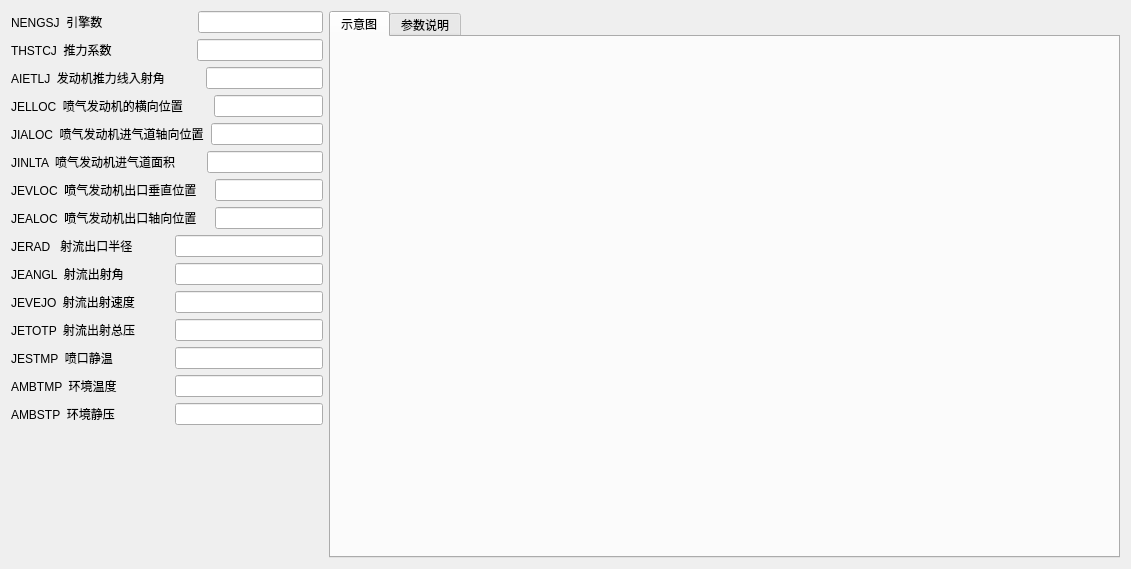
<?xml version="1.0" encoding="UTF-8"?>
<ui version="4.0">
 <class>JETPWR</class>
 <widget class="QWidget" name="JETPWR">
  <property name="geometry">
   <rect>
    <x>0</x>
    <y>0</y>
    <width>1131</width>
    <height>569</height>
   </rect>
  </property>
  <property name="windowTitle">
   <string>喷气功力</string>
  </property>
  <layout class="QHBoxLayout" name="horizontalLayout_16">
   <item>
    <layout class="QVBoxLayout" name="verticalLayout">
     <item>
      <layout class="QHBoxLayout" name="horizontalLayout_2">
       <item>
        <widget class="QLabel" name="label_NENGSJ">
         <property name="text">
          <string>NENGSJ  引擎数</string>
         </property>
        </widget>
       </item>
       <item>
        <spacer name="horizontalSpacer_2">
         <property name="orientation">
          <enum>Qt::Horizontal</enum>
         </property>
         <property name="sizeType">
          <enum>QSizePolicy::Preferred</enum>
         </property>
         <property name="sizeHint" stdset="0">
          <size>
           <width>55</width>
           <height>20</height>
          </size>
         </property>
        </spacer>
       </item>
       <item>
        <widget class="QLineEdit" name="NENGSJ">
         <property name="sizePolicy">
          <sizepolicy hsizetype="Preferred" vsizetype="Fixed">
           <horstretch>0</horstretch>
           <verstretch>0</verstretch>
          </sizepolicy>
         </property>
        </widget>
       </item>
      </layout>
     </item>
     <item>
      <layout class="QHBoxLayout" name="horizontalLayout_3">
       <item>
        <widget class="QLabel" name="label_THSTCJ">
         <property name="text">
          <string>THSTCJ  推力系数 </string>
         </property>
        </widget>
       </item>
       <item>
        <spacer name="horizontalSpacer_3">
         <property name="orientation">
          <enum>Qt::Horizontal</enum>
         </property>
         <property name="sizeType">
          <enum>QSizePolicy::Preferred</enum>
         </property>
         <property name="sizeHint" stdset="0">
          <size>
           <width>53</width>
           <height>20</height>
          </size>
         </property>
        </spacer>
       </item>
       <item>
        <widget class="QLineEdit" name="THSTCJ">
         <property name="sizePolicy">
          <sizepolicy hsizetype="Preferred" vsizetype="Fixed">
           <horstretch>0</horstretch>
           <verstretch>0</verstretch>
          </sizepolicy>
         </property>
        </widget>
       </item>
      </layout>
     </item>
     <item>
      <layout class="QHBoxLayout" name="horizontalLayout">
       <item>
        <widget class="QLabel" name="label_AIETLJ">
         <property name="text">
          <string>AIETLJ  发动机推力线入射角</string>
         </property>
        </widget>
       </item>
       <item>
        <spacer name="horizontalSpacer">
         <property name="orientation">
          <enum>Qt::Horizontal</enum>
         </property>
         <property name="sizeType">
          <enum>QSizePolicy::Preferred</enum>
         </property>
         <property name="sizeHint" stdset="0">
          <size>
           <width>35</width>
           <height>20</height>
          </size>
         </property>
        </spacer>
       </item>
       <item>
        <widget class="QLineEdit" name="AIETLJ">
         <property name="sizePolicy">
          <sizepolicy hsizetype="Preferred" vsizetype="Fixed">
           <horstretch>0</horstretch>
           <verstretch>0</verstretch>
          </sizepolicy>
         </property>
        </widget>
       </item>
      </layout>
     </item>
     <item>
      <layout class="QHBoxLayout" name="horizontalLayout_12">
       <item>
        <widget class="QLabel" name="label_JELLOC">
         <property name="text">
          <string>JELLOC  喷气发动机的横向位置</string>
         </property>
        </widget>
       </item>
       <item>
        <spacer name="horizontalSpacer_12">
         <property name="orientation">
          <enum>Qt::Horizontal</enum>
         </property>
         <property name="sizeType">
          <enum>QSizePolicy::Preferred</enum>
         </property>
         <property name="sizeHint" stdset="0">
          <size>
           <width>25</width>
           <height>20</height>
          </size>
         </property>
        </spacer>
       </item>
       <item>
        <widget class="QLineEdit" name="JELLOC">
         <property name="sizePolicy">
          <sizepolicy hsizetype="Preferred" vsizetype="Fixed">
           <horstretch>0</horstretch>
           <verstretch>0</verstretch>
          </sizepolicy>
         </property>
        </widget>
       </item>
      </layout>
     </item>
     <item>
      <layout class="QHBoxLayout" name="horizontalLayout_5">
       <item>
        <widget class="QLabel" name="label_JIALOC">
         <property name="text">
          <string>JIALOC  喷气发动机进气道轴向位置</string>
         </property>
        </widget>
       </item>
       <item>
        <spacer name="horizontalSpacer_5">
         <property name="orientation">
          <enum>Qt::Horizontal</enum>
         </property>
         <property name="sizeType">
          <enum>QSizePolicy::Preferred</enum>
         </property>
         <property name="sizeHint" stdset="0">
          <size>
           <width>1</width>
           <height>20</height>
          </size>
         </property>
        </spacer>
       </item>
       <item>
        <widget class="QLineEdit" name="JIALOC">
         <property name="sizePolicy">
          <sizepolicy hsizetype="Preferred" vsizetype="Fixed">
           <horstretch>0</horstretch>
           <verstretch>0</verstretch>
          </sizepolicy>
         </property>
        </widget>
       </item>
      </layout>
     </item>
     <item>
      <layout class="QHBoxLayout" name="horizontalLayout_7">
       <item>
        <widget class="QLabel" name="label_JINLTA">
         <property name="text">
          <string>JINLTA  喷气发动机进气道面积</string>
         </property>
        </widget>
       </item>
       <item>
        <spacer name="horizontalSpacer_7">
         <property name="orientation">
          <enum>Qt::Horizontal</enum>
         </property>
         <property name="sizeType">
          <enum>QSizePolicy::Preferred</enum>
         </property>
         <property name="sizeHint" stdset="0">
          <size>
           <width>25</width>
           <height>20</height>
          </size>
         </property>
        </spacer>
       </item>
       <item>
        <widget class="QLineEdit" name="JINLTA">
         <property name="sizePolicy">
          <sizepolicy hsizetype="Preferred" vsizetype="Fixed">
           <horstretch>0</horstretch>
           <verstretch>0</verstretch>
          </sizepolicy>
         </property>
        </widget>
       </item>
      </layout>
     </item>
     <item>
      <layout class="QHBoxLayout" name="horizontalLayout_6">
       <item>
        <widget class="QLabel" name="label_JEVLOC">
         <property name="text">
          <string>JEVLOC  喷气发动机出口垂直位置</string>
         </property>
        </widget>
       </item>
       <item>
        <spacer name="horizontalSpacer_6">
         <property name="orientation">
          <enum>Qt::Horizontal</enum>
         </property>
         <property name="sizeType">
          <enum>QSizePolicy::Preferred</enum>
         </property>
         <property name="sizeHint" stdset="0">
          <size>
           <width>12</width>
           <height>20</height>
          </size>
         </property>
        </spacer>
       </item>
       <item>
        <widget class="QLineEdit" name="JEVLOC">
         <property name="sizePolicy">
          <sizepolicy hsizetype="Preferred" vsizetype="Fixed">
           <horstretch>0</horstretch>
           <verstretch>0</verstretch>
          </sizepolicy>
         </property>
        </widget>
       </item>
      </layout>
     </item>
     <item>
      <layout class="QHBoxLayout" name="horizontalLayout_4">
       <item>
        <widget class="QLabel" name="label_JEALOC">
         <property name="text">
          <string>JEALOC  喷气发动机出口轴向位置</string>
         </property>
        </widget>
       </item>
       <item>
        <spacer name="horizontalSpacer_4">
         <property name="orientation">
          <enum>Qt::Horizontal</enum>
         </property>
         <property name="sizeType">
          <enum>QSizePolicy::Preferred</enum>
         </property>
         <property name="sizeHint" stdset="0">
          <size>
           <width>12</width>
           <height>20</height>
          </size>
         </property>
        </spacer>
       </item>
       <item>
        <widget class="QLineEdit" name="JEALOC">
         <property name="sizePolicy">
          <sizepolicy hsizetype="Preferred" vsizetype="Fixed">
           <horstretch>0</horstretch>
           <verstretch>0</verstretch>
          </sizepolicy>
         </property>
        </widget>
       </item>
      </layout>
     </item>
     <item>
      <layout class="QHBoxLayout" name="horizontalLayout_15">
       <item>
        <widget class="QLabel" name="label_JERAD">
         <property name="text">
          <string>JERAD   射流出口半径</string>
         </property>
        </widget>
       </item>
       <item>
        <spacer name="horizontalSpacer_15">
         <property name="orientation">
          <enum>Qt::Horizontal</enum>
         </property>
         <property name="sizeType">
          <enum>QSizePolicy::Preferred</enum>
         </property>
         <property name="sizeHint" stdset="0">
          <size>
           <width>10</width>
           <height>20</height>
          </size>
         </property>
        </spacer>
       </item>
       <item>
        <widget class="QLineEdit" name="JERAD">
         <property name="sizePolicy">
          <sizepolicy hsizetype="Preferred" vsizetype="Fixed">
           <horstretch>0</horstretch>
           <verstretch>0</verstretch>
          </sizepolicy>
         </property>
        </widget>
       </item>
      </layout>
     </item>
     <item>
      <layout class="QHBoxLayout" name="horizontalLayout_8">
       <item>
        <widget class="QLabel" name="label_JEANGL">
         <property name="text">
          <string>JEANGL  射流出射角</string>
         </property>
        </widget>
       </item>
       <item>
        <spacer name="horizontalSpacer_8">
         <property name="orientation">
          <enum>Qt::Horizontal</enum>
         </property>
         <property name="sizeType">
          <enum>QSizePolicy::Preferred</enum>
         </property>
         <property name="sizeHint" stdset="0">
          <size>
           <width>10</width>
           <height>20</height>
          </size>
         </property>
        </spacer>
       </item>
       <item>
        <widget class="QLineEdit" name="JEANGL">
         <property name="sizePolicy">
          <sizepolicy hsizetype="Preferred" vsizetype="Fixed">
           <horstretch>0</horstretch>
           <verstretch>0</verstretch>
          </sizepolicy>
         </property>
        </widget>
       </item>
      </layout>
     </item>
     <item>
      <layout class="QHBoxLayout" name="horizontalLayout_9">
       <item>
        <widget class="QLabel" name="label_JEVEJO">
         <property name="text">
          <string>JEVEJO  射流出射速度</string>
         </property>
        </widget>
       </item>
       <item>
        <spacer name="horizontalSpacer_9">
         <property name="orientation">
          <enum>Qt::Horizontal</enum>
         </property>
         <property name="sizeType">
          <enum>QSizePolicy::Preferred</enum>
         </property>
         <property name="sizeHint" stdset="0">
          <size>
           <width>10</width>
           <height>20</height>
          </size>
         </property>
        </spacer>
       </item>
       <item>
        <widget class="QLineEdit" name="JEVEJO">
         <property name="sizePolicy">
          <sizepolicy hsizetype="Preferred" vsizetype="Fixed">
           <horstretch>0</horstretch>
           <verstretch>0</verstretch>
          </sizepolicy>
         </property>
        </widget>
       </item>
      </layout>
     </item>
     <item>
      <layout class="QHBoxLayout" name="horizontalLayout_13">
       <item>
        <widget class="QLabel" name="label_JETOTP">
         <property name="text">
          <string>JETOTP  射流出射总压</string>
         </property>
        </widget>
       </item>
       <item>
        <spacer name="horizontalSpacer_13">
         <property name="orientation">
          <enum>Qt::Horizontal</enum>
         </property>
         <property name="sizeType">
          <enum>QSizePolicy::Preferred</enum>
         </property>
         <property name="sizeHint" stdset="0">
          <size>
           <width>10</width>
           <height>20</height>
          </size>
         </property>
        </spacer>
       </item>
       <item>
        <widget class="QLineEdit" name="JETOTP">
         <property name="sizePolicy">
          <sizepolicy hsizetype="Preferred" vsizetype="Fixed">
           <horstretch>0</horstretch>
           <verstretch>0</verstretch>
          </sizepolicy>
         </property>
        </widget>
       </item>
      </layout>
     </item>
     <item>
      <layout class="QHBoxLayout" name="horizontalLayout_11">
       <item>
        <widget class="QLabel" name="label_JESTMP">
         <property name="text">
          <string>JESTMP  喷口静温</string>
         </property>
        </widget>
       </item>
       <item>
        <spacer name="horizontalSpacer_11">
         <property name="orientation">
          <enum>Qt::Horizontal</enum>
         </property>
         <property name="sizeType">
          <enum>QSizePolicy::Preferred</enum>
         </property>
         <property name="sizeHint" stdset="0">
          <size>
           <width>10</width>
           <height>20</height>
          </size>
         </property>
        </spacer>
       </item>
       <item>
        <widget class="QLineEdit" name="JESTMP">
         <property name="sizePolicy">
          <sizepolicy hsizetype="Preferred" vsizetype="Fixed">
           <horstretch>0</horstretch>
           <verstretch>0</verstretch>
          </sizepolicy>
         </property>
        </widget>
       </item>
      </layout>
     </item>
     <item>
      <layout class="QHBoxLayout" name="horizontalLayout_10">
       <item>
        <widget class="QLabel" name="label_AMBTMP">
         <property name="text">
          <string>AMBTMP  环境温度 </string>
         </property>
        </widget>
       </item>
       <item>
        <spacer name="horizontalSpacer_10">
         <property name="orientation">
          <enum>Qt::Horizontal</enum>
         </property>
         <property name="sizeType">
          <enum>QSizePolicy::Preferred</enum>
         </property>
         <property name="sizeHint" stdset="0">
          <size>
           <width>10</width>
           <height>20</height>
          </size>
         </property>
        </spacer>
       </item>
       <item>
        <widget class="QLineEdit" name="AMBTMP">
         <property name="sizePolicy">
          <sizepolicy hsizetype="Preferred" vsizetype="Fixed">
           <horstretch>0</horstretch>
           <verstretch>0</verstretch>
          </sizepolicy>
         </property>
        </widget>
       </item>
      </layout>
     </item>
     <item>
      <layout class="QHBoxLayout" name="horizontalLayout_14">
       <item>
        <widget class="QLabel" name="label_AMBSTP">
         <property name="text">
          <string>AMBSTP  环境静压</string>
         </property>
        </widget>
       </item>
       <item>
        <spacer name="horizontalSpacer_14">
         <property name="orientation">
          <enum>Qt::Horizontal</enum>
         </property>
         <property name="sizeType">
          <enum>QSizePolicy::Preferred</enum>
         </property>
         <property name="sizeHint" stdset="0">
          <size>
           <width>10</width>
           <height>20</height>
          </size>
         </property>
        </spacer>
       </item>
       <item>
        <widget class="QLineEdit" name="AMBSTP">
         <property name="sizePolicy">
          <sizepolicy hsizetype="Preferred" vsizetype="Fixed">
           <horstretch>0</horstretch>
           <verstretch>0</verstretch>
          </sizepolicy>
         </property>
        </widget>
       </item>
      </layout>
     </item>
     <item>
      <spacer name="verticalSpacer">
       <property name="orientation">
        <enum>Qt::Vertical</enum>
       </property>
       <property name="sizeHint" stdset="0">
        <size>
         <width>20</width>
         <height>40</height>
        </size>
       </property>
      </spacer>
     </item>
    </layout>
   </item>
   <item>
    <widget class="QTabWidget" name="tabWidget">
     <property name="currentIndex">
      <number>0</number>
     </property>
     <widget class="QWidget" name="tab">
      <attribute name="title">
       <string>示意图</string>
      </attribute>
      <layout class="QVBoxLayout" name="verticalLayout_2">
       <item>
        <widget class="QLabel" name="label_16">
         <property name="text">
          <string/>
         </property>
         <property name="pixmap">
          <pixmap resource="card_rc.qrc">:/card/rc_card/JETPWR.png</pixmap>
         </property>
         <property name="scaledContents">
          <bool>true</bool>
         </property>
        </widget>
       </item>
      </layout>
     </widget>
     <widget class="QWidget" name="tab_3">
      <attribute name="title">
       <string>参数说明</string>
      </attribute>
      <layout class="QHBoxLayout" name="horizontalLayout_17">
       <item>
        <widget class="QTextBrowser" name="textBrowser">
         <property name="html">
          <string>&lt;!DOCTYPE HTML PUBLIC &quot;-//W3C//DTD HTML 4.0//EN&quot; &quot;http://www.w3.org/TR/REC-html40/strict.dtd&quot;&gt;
&lt;html&gt;&lt;head&gt;&lt;meta name=&quot;qrichtext&quot; content=&quot;1&quot; /&gt;&lt;style type=&quot;text/css&quot;&gt;
p, li { white-space: pre-wrap; }
&lt;/style&gt;&lt;/head&gt;&lt;body style=&quot; font-family:'SimSun'; font-size:9pt; font-weight:400; font-style:normal;&quot;&gt;
&lt;p style=&quot; margin-top:18px; margin-bottom:12px; margin-left:0px; margin-right:0px; -qt-block-indent:0; text-indent:0px;&quot;&gt;&lt;a name=&quot;user-content-jetpwr--喷气动力&quot;&gt;&lt;/a&gt;&lt;span style=&quot; font-size:xx-large; font-weight:600;&quot;&gt;J&lt;/span&gt;&lt;span style=&quot; font-size:xx-large; font-weight:600;&quot;&gt;ETPWR  喷气动力&lt;/span&gt;&lt;/p&gt;
&lt;p style=&quot; margin-top:0px; margin-bottom:0px; margin-left:0px; margin-right:0px; -qt-block-indent:0; text-indent:0px;&quot;&gt;&lt;br /&gt;&lt;/p&gt;
&lt;p style=&quot; margin-top:16px; margin-bottom:12px; margin-left:0px; margin-right:0px; -qt-block-indent:0; text-indent:0px;&quot;&gt;&lt;a name=&quot;user-content-参数卡说明&quot;&gt;&lt;/a&gt;&lt;span style=&quot; font-size:x-large; font-weight:600;&quot;&gt;参&lt;/span&gt;&lt;span style=&quot; font-size:x-large; font-weight:600;&quot;&gt;数卡说明&lt;/span&gt;&lt;/p&gt;
&lt;table border=&quot;0&quot; style=&quot; margin-top:0px; margin-bottom:0px; margin-left:0px; margin-right:0px;&quot; cellspacing=&quot;2&quot; cellpadding=&quot;0&quot;&gt;&lt;thead&gt;
&lt;tr&gt;
&lt;td&gt;
&lt;p align=&quot;center&quot; style=&quot; margin-top:0px; margin-bottom:0px; margin-left:0px; margin-right:0px; -qt-block-indent:0; text-indent:0px;&quot;&gt;&lt;span style=&quot; font-weight:600;&quot;&gt;VariableName&lt;/span&gt;&lt;/p&gt;&lt;/td&gt;
&lt;td&gt;
&lt;p style=&quot; margin-top:0px; margin-bottom:0px; margin-left:0px; margin-right:0px; -qt-block-indent:0; text-indent:0px;&quot;&gt;&lt;span style=&quot; font-weight:600;&quot;&gt;别名&lt;/span&gt;&lt;/p&gt;&lt;/td&gt;
&lt;td&gt;
&lt;p align=&quot;center&quot; style=&quot; margin-top:0px; margin-bottom:0px; margin-left:0px; margin-right:0px; -qt-block-indent:0; text-indent:0px;&quot;&gt;&lt;span style=&quot; font-weight:600;&quot;&gt;长度限制&lt;/span&gt;&lt;/p&gt;&lt;/td&gt;
&lt;td&gt;
&lt;p style=&quot; margin-top:0px; margin-bottom:0px; margin-left:0px; margin-right:0px; -qt-block-indent:0; text-indent:0px;&quot;&gt;&lt;span style=&quot; font-weight:600;&quot;&gt;原文说明或Tips&lt;/span&gt;&lt;/p&gt;&lt;/td&gt;
&lt;td&gt;
&lt;p style=&quot; margin-top:0px; margin-bottom:0px; margin-left:0px; margin-right:0px; -qt-block-indent:0; text-indent:0px;&quot;&gt;&lt;span style=&quot; font-weight:600;&quot;&gt;说明或Tips&lt;/span&gt;&lt;/p&gt;&lt;/td&gt;&lt;/tr&gt;&lt;/thead&gt;
&lt;tr&gt;
&lt;td&gt;
&lt;p align=&quot;center&quot; style=&quot; margin-top:0px; margin-bottom:0px; margin-left:0px; margin-right:0px; -qt-block-indent:0; text-indent:0px;&quot;&gt;AIETLJ&lt;/p&gt;&lt;/td&gt;
&lt;td&gt;
&lt;p style=&quot; margin-top:0px; margin-bottom:0px; margin-left:0px; margin-right:0px; -qt-block-indent:0; text-indent:0px;&quot;&gt;发动机推力线入射角&lt;/p&gt;&lt;/td&gt;
&lt;td&gt;
&lt;p align=&quot;center&quot; style=&quot; margin-top:0px; margin-bottom:0px; margin-left:0px; margin-right:0px; -qt-block-indent:0; text-indent:0px;&quot;&gt;0&lt;/p&gt;&lt;/td&gt;
&lt;td&gt;
&lt;p style=&quot; margin-top:0px; margin-bottom:0px; margin-left:0px; margin-right:0px; -qt-block-indent:0; text-indent:0px;&quot;&gt;angle of incidence of engine thrust line.&lt;/p&gt;&lt;/td&gt;
&lt;td&gt;
&lt;p style=&quot; margin-top:0px; margin-bottom:0px; margin-left:0px; margin-right:0px; -qt-block-indent:0; text-indent:0px;&quot;&gt;发动机推力线入射角&lt;/p&gt;&lt;/td&gt;&lt;/tr&gt;
&lt;tr&gt;
&lt;td&gt;
&lt;p align=&quot;center&quot; style=&quot; margin-top:0px; margin-bottom:0px; margin-left:0px; margin-right:0px; -qt-block-indent:0; text-indent:0px;&quot;&gt;NENGSJ&lt;/p&gt;&lt;/td&gt;
&lt;td&gt;
&lt;p style=&quot; margin-top:0px; margin-bottom:0px; margin-left:0px; margin-right:0px; -qt-block-indent:0; text-indent:0px;&quot;&gt;引擎数&lt;/p&gt;&lt;/td&gt;
&lt;td&gt;
&lt;p align=&quot;center&quot; style=&quot; margin-top:0px; margin-bottom:0px; margin-left:0px; margin-right:0px; -qt-block-indent:0; text-indent:0px;&quot;&gt;0&lt;/p&gt;&lt;/td&gt;
&lt;td&gt;
&lt;p style=&quot; margin-top:0px; margin-bottom:0px; margin-left:0px; margin-right:0px; -qt-block-indent:0; text-indent:0px;&quot;&gt;number of engines(1 or 2)。&lt;/p&gt;&lt;/td&gt;
&lt;td&gt;
&lt;p style=&quot; margin-top:0px; margin-bottom:0px; margin-left:0px; margin-right:0px; -qt-block-indent:0; text-indent:0px;&quot;&gt;引擎数&lt;/p&gt;&lt;/td&gt;&lt;/tr&gt;
&lt;tr&gt;
&lt;td&gt;
&lt;p align=&quot;center&quot; style=&quot; margin-top:0px; margin-bottom:0px; margin-left:0px; margin-right:0px; -qt-block-indent:0; text-indent:0px;&quot;&gt;THSTCJ&lt;/p&gt;&lt;/td&gt;
&lt;td&gt;
&lt;p style=&quot; margin-top:0px; margin-bottom:0px; margin-left:0px; margin-right:0px; -qt-block-indent:0; text-indent:0px;&quot;&gt;推力系数&lt;/p&gt;&lt;/td&gt;
&lt;td&gt;
&lt;p align=&quot;center&quot; style=&quot; margin-top:0px; margin-bottom:0px; margin-left:0px; margin-right:0px; -qt-block-indent:0; text-indent:0px;&quot;&gt;0&lt;/p&gt;&lt;/td&gt;
&lt;td&gt;
&lt;p style=&quot; margin-top:0px; margin-bottom:0px; margin-left:0px; margin-right:0px; -qt-block-indent:0; text-indent:0px;&quot;&gt;thrus coefficient = 2T/(P∞V∞^2Sref)，&lt;/p&gt;&lt;/td&gt;
&lt;td&gt;
&lt;p style=&quot; margin-top:0px; margin-bottom:0px; margin-left:0px; margin-right:0px; -qt-block-indent:0; text-indent:0px;&quot;&gt;推力系数&lt;/p&gt;&lt;/td&gt;&lt;/tr&gt;
&lt;tr&gt;
&lt;td&gt;
&lt;p align=&quot;center&quot; style=&quot; margin-top:0px; margin-bottom:0px; margin-left:0px; margin-right:0px; -qt-block-indent:0; text-indent:0px;&quot;&gt;JIALOC&lt;/p&gt;&lt;/td&gt;
&lt;td&gt;
&lt;p style=&quot; margin-top:0px; margin-bottom:0px; margin-left:0px; margin-right:0px; -qt-block-indent:0; text-indent:0px;&quot;&gt;喷气发动机进气道轴向位置&lt;/p&gt;&lt;/td&gt;
&lt;td&gt;
&lt;p align=&quot;center&quot; style=&quot; margin-top:0px; margin-bottom:0px; margin-left:0px; margin-right:0px; -qt-block-indent:0; text-indent:0px;&quot;&gt;0&lt;/p&gt;&lt;/td&gt;
&lt;td&gt;
&lt;p style=&quot; margin-top:0px; margin-bottom:0px; margin-left:0px; margin-right:0px; -qt-block-indent:0; text-indent:0px;&quot;&gt;axial location of jet engine inlet。&lt;/p&gt;&lt;/td&gt;
&lt;td&gt;
&lt;p style=&quot; margin-top:0px; margin-bottom:0px; margin-left:0px; margin-right:0px; -qt-block-indent:0; text-indent:0px;&quot;&gt;喷气发动机进气道轴向位置&lt;/p&gt;&lt;/td&gt;&lt;/tr&gt;
&lt;tr&gt;
&lt;td&gt;
&lt;p align=&quot;center&quot; style=&quot; margin-top:0px; margin-bottom:0px; margin-left:0px; margin-right:0px; -qt-block-indent:0; text-indent:0px;&quot;&gt;JEVLOC&lt;/p&gt;&lt;/td&gt;
&lt;td&gt;
&lt;p style=&quot; margin-top:0px; margin-bottom:0px; margin-left:0px; margin-right:0px; -qt-block-indent:0; text-indent:0px;&quot;&gt;喷气发动机出口垂直位置&lt;/p&gt;&lt;/td&gt;
&lt;td&gt;
&lt;p align=&quot;center&quot; style=&quot; margin-top:0px; margin-bottom:0px; margin-left:0px; margin-right:0px; -qt-block-indent:0; text-indent:0px;&quot;&gt;0&lt;/p&gt;&lt;/td&gt;
&lt;td&gt;
&lt;p style=&quot; margin-top:0px; margin-bottom:0px; margin-left:0px; margin-right:0px; -qt-block-indent:0; text-indent:0px;&quot;&gt;vertical location of jet engine exit 。&lt;/p&gt;&lt;/td&gt;
&lt;td&gt;
&lt;p style=&quot; margin-top:0px; margin-bottom:0px; margin-left:0px; margin-right:0px; -qt-block-indent:0; text-indent:0px;&quot;&gt;喷气发动机出口垂直位置&lt;/p&gt;&lt;/td&gt;&lt;/tr&gt;
&lt;tr&gt;
&lt;td&gt;
&lt;p align=&quot;center&quot; style=&quot; margin-top:0px; margin-bottom:0px; margin-left:0px; margin-right:0px; -qt-block-indent:0; text-indent:0px;&quot;&gt;JEALOC&lt;/p&gt;&lt;/td&gt;
&lt;td&gt;
&lt;p style=&quot; margin-top:0px; margin-bottom:0px; margin-left:0px; margin-right:0px; -qt-block-indent:0; text-indent:0px;&quot;&gt;喷气发动机出口轴向位置&lt;/p&gt;&lt;/td&gt;
&lt;td&gt;
&lt;p align=&quot;center&quot; style=&quot; margin-top:0px; margin-bottom:0px; margin-left:0px; margin-right:0px; -qt-block-indent:0; text-indent:0px;&quot;&gt;0&lt;/p&gt;&lt;/td&gt;
&lt;td&gt;
&lt;p style=&quot; margin-top:0px; margin-bottom:0px; margin-left:0px; margin-right:0px; -qt-block-indent:0; text-indent:0px;&quot;&gt;axial location of jet engine exit&lt;/p&gt;&lt;/td&gt;
&lt;td&gt;
&lt;p style=&quot; margin-top:0px; margin-bottom:0px; margin-left:0px; margin-right:0px; -qt-block-indent:0; text-indent:0px;&quot;&gt;喷气发动机出口轴向位置&lt;/p&gt;&lt;/td&gt;&lt;/tr&gt;
&lt;tr&gt;
&lt;td&gt;
&lt;p align=&quot;center&quot; style=&quot; margin-top:0px; margin-bottom:0px; margin-left:0px; margin-right:0px; -qt-block-indent:0; text-indent:0px;&quot;&gt;JINLTA&lt;/p&gt;&lt;/td&gt;
&lt;td&gt;
&lt;p style=&quot; margin-top:0px; margin-bottom:0px; margin-left:0px; margin-right:0px; -qt-block-indent:0; text-indent:0px;&quot;&gt;喷气发动机进气道面积&lt;/p&gt;&lt;/td&gt;
&lt;td&gt;
&lt;p align=&quot;center&quot; style=&quot; margin-top:0px; margin-bottom:0px; margin-left:0px; margin-right:0px; -qt-block-indent:0; text-indent:0px;&quot;&gt;0&lt;/p&gt;&lt;/td&gt;
&lt;td&gt;
&lt;p style=&quot; margin-top:0px; margin-bottom:0px; margin-left:0px; margin-right:0px; -qt-block-indent:0; text-indent:0px;&quot;&gt;jet engine inlet area.&lt;/p&gt;&lt;/td&gt;
&lt;td&gt;
&lt;p style=&quot; margin-top:0px; margin-bottom:0px; margin-left:0px; margin-right:0px; -qt-block-indent:0; text-indent:0px;&quot;&gt;喷气发动机进气道面积&lt;/p&gt;&lt;/td&gt;&lt;/tr&gt;
&lt;tr&gt;
&lt;td&gt;
&lt;p align=&quot;center&quot; style=&quot; margin-top:0px; margin-bottom:0px; margin-left:0px; margin-right:0px; -qt-block-indent:0; text-indent:0px;&quot;&gt;JEANGL&lt;/p&gt;&lt;/td&gt;
&lt;td&gt;
&lt;p style=&quot; margin-top:0px; margin-bottom:0px; margin-left:0px; margin-right:0px; -qt-block-indent:0; text-indent:0px;&quot;&gt;射流出射角&lt;/p&gt;&lt;/td&gt;
&lt;td&gt;
&lt;p align=&quot;center&quot; style=&quot; margin-top:0px; margin-bottom:0px; margin-left:0px; margin-right:0px; -qt-block-indent:0; text-indent:0px;&quot;&gt;0&lt;/p&gt;&lt;/td&gt;
&lt;td&gt;
&lt;p style=&quot; margin-top:0px; margin-bottom:0px; margin-left:0px; margin-right:0px; -qt-block-indent:0; text-indent:0px;&quot;&gt;jet exit angle&lt;/p&gt;&lt;/td&gt;
&lt;td&gt;
&lt;p style=&quot; margin-top:0px; margin-bottom:0px; margin-left:0px; margin-right:0px; -qt-block-indent:0; text-indent:0px;&quot;&gt;射流出射角&lt;/p&gt;&lt;/td&gt;&lt;/tr&gt;
&lt;tr&gt;
&lt;td&gt;
&lt;p align=&quot;center&quot; style=&quot; margin-top:0px; margin-bottom:0px; margin-left:0px; margin-right:0px; -qt-block-indent:0; text-indent:0px;&quot;&gt;JEVEJO&lt;/p&gt;&lt;/td&gt;
&lt;td&gt;
&lt;p style=&quot; margin-top:0px; margin-bottom:0px; margin-left:0px; margin-right:0px; -qt-block-indent:0; text-indent:0px;&quot;&gt;射流出射速度&lt;/p&gt;&lt;/td&gt;
&lt;td&gt;
&lt;p align=&quot;center&quot; style=&quot; margin-top:0px; margin-bottom:0px; margin-left:0px; margin-right:0px; -qt-block-indent:0; text-indent:0px;&quot;&gt;0&lt;/p&gt;&lt;/td&gt;
&lt;td&gt;
&lt;p style=&quot; margin-top:0px; margin-bottom:0px; margin-left:0px; margin-right:0px; -qt-block-indent:0; text-indent:0px;&quot;&gt;jet exit velocity&lt;/p&gt;&lt;/td&gt;
&lt;td&gt;
&lt;p style=&quot; margin-top:0px; margin-bottom:0px; margin-left:0px; margin-right:0px; -qt-block-indent:0; text-indent:0px;&quot;&gt;射流出射速度&lt;/p&gt;&lt;/td&gt;&lt;/tr&gt;
&lt;tr&gt;
&lt;td&gt;
&lt;p align=&quot;center&quot; style=&quot; margin-top:0px; margin-bottom:0px; margin-left:0px; margin-right:0px; -qt-block-indent:0; text-indent:0px;&quot;&gt;AMBTMP&lt;/p&gt;&lt;/td&gt;
&lt;td&gt;
&lt;p style=&quot; margin-top:0px; margin-bottom:0px; margin-left:0px; margin-right:0px; -qt-block-indent:0; text-indent:0px;&quot;&gt;环境温度&lt;/p&gt;&lt;/td&gt;
&lt;td&gt;
&lt;p align=&quot;center&quot; style=&quot; margin-top:0px; margin-bottom:0px; margin-left:0px; margin-right:0px; -qt-block-indent:0; text-indent:0px;&quot;&gt;0&lt;/p&gt;&lt;/td&gt;
&lt;td&gt;
&lt;p style=&quot; margin-top:0px; margin-bottom:0px; margin-left:0px; margin-right:0px; -qt-block-indent:0; text-indent:0px;&quot;&gt;ambient temperature&lt;/p&gt;&lt;/td&gt;
&lt;td&gt;
&lt;p style=&quot; margin-top:0px; margin-bottom:0px; margin-left:0px; margin-right:0px; -qt-block-indent:0; text-indent:0px;&quot;&gt;环境温度&lt;/p&gt;&lt;/td&gt;&lt;/tr&gt;
&lt;tr&gt;
&lt;td&gt;
&lt;p align=&quot;center&quot; style=&quot; margin-top:0px; margin-bottom:0px; margin-left:0px; margin-right:0px; -qt-block-indent:0; text-indent:0px;&quot;&gt;JESTMP&lt;/p&gt;&lt;/td&gt;
&lt;td&gt;
&lt;p style=&quot; margin-top:0px; margin-bottom:0px; margin-left:0px; margin-right:0px; -qt-block-indent:0; text-indent:0px;&quot;&gt;喷口静温&lt;/p&gt;&lt;/td&gt;
&lt;td&gt;
&lt;p align=&quot;center&quot; style=&quot; margin-top:0px; margin-bottom:0px; margin-left:0px; margin-right:0px; -qt-block-indent:0; text-indent:0px;&quot;&gt;0&lt;/p&gt;&lt;/td&gt;
&lt;td&gt;
&lt;p style=&quot; margin-top:0px; margin-bottom:0px; margin-left:0px; margin-right:0px; -qt-block-indent:0; text-indent:0px;&quot;&gt;jet exit static temperature&lt;/p&gt;&lt;/td&gt;
&lt;td&gt;
&lt;p style=&quot; margin-top:0px; margin-bottom:0px; margin-left:0px; margin-right:0px; -qt-block-indent:0; text-indent:0px;&quot;&gt;喷口静温&lt;/p&gt;&lt;/td&gt;&lt;/tr&gt;
&lt;tr&gt;
&lt;td&gt;
&lt;p align=&quot;center&quot; style=&quot; margin-top:0px; margin-bottom:0px; margin-left:0px; margin-right:0px; -qt-block-indent:0; text-indent:0px;&quot;&gt;JELLOC&lt;/p&gt;&lt;/td&gt;
&lt;td&gt;
&lt;p style=&quot; margin-top:0px; margin-bottom:0px; margin-left:0px; margin-right:0px; -qt-block-indent:0; text-indent:0px;&quot;&gt;喷气发动机的横向位置&lt;/p&gt;&lt;/td&gt;
&lt;td&gt;
&lt;p align=&quot;center&quot; style=&quot; margin-top:0px; margin-bottom:0px; margin-left:0px; margin-right:0px; -qt-block-indent:0; text-indent:0px;&quot;&gt;0&lt;/p&gt;&lt;/td&gt;
&lt;td&gt;
&lt;p style=&quot; margin-top:0px; margin-bottom:0px; margin-left:0px; margin-right:0px; -qt-block-indent:0; text-indent:0px;&quot;&gt;lateral location of jet engine&lt;/p&gt;&lt;/td&gt;
&lt;td&gt;
&lt;p style=&quot; margin-top:0px; margin-bottom:0px; margin-left:0px; margin-right:0px; -qt-block-indent:0; text-indent:0px;&quot;&gt;喷气发动机的横向位置&lt;/p&gt;&lt;/td&gt;&lt;/tr&gt;
&lt;tr&gt;
&lt;td&gt;
&lt;p align=&quot;center&quot; style=&quot; margin-top:0px; margin-bottom:0px; margin-left:0px; margin-right:0px; -qt-block-indent:0; text-indent:0px;&quot;&gt;JETOTP&lt;/p&gt;&lt;/td&gt;
&lt;td&gt;
&lt;p style=&quot; margin-top:0px; margin-bottom:0px; margin-left:0px; margin-right:0px; -qt-block-indent:0; text-indent:0px;&quot;&gt;射流出射总压&lt;/p&gt;&lt;/td&gt;
&lt;td&gt;
&lt;p align=&quot;center&quot; style=&quot; margin-top:0px; margin-bottom:0px; margin-left:0px; margin-right:0px; -qt-block-indent:0; text-indent:0px;&quot;&gt;0&lt;/p&gt;&lt;/td&gt;
&lt;td&gt;
&lt;p style=&quot; margin-top:0px; margin-bottom:0px; margin-left:0px; margin-right:0px; -qt-block-indent:0; text-indent:0px;&quot;&gt;jet exit total pressure&lt;/p&gt;&lt;/td&gt;
&lt;td&gt;
&lt;p style=&quot; margin-top:0px; margin-bottom:0px; margin-left:0px; margin-right:0px; -qt-block-indent:0; text-indent:0px;&quot;&gt;射流出射总压&lt;/p&gt;&lt;/td&gt;&lt;/tr&gt;
&lt;tr&gt;
&lt;td&gt;
&lt;p align=&quot;center&quot; style=&quot; margin-top:0px; margin-bottom:0px; margin-left:0px; margin-right:0px; -qt-block-indent:0; text-indent:0px;&quot;&gt;AMBSTP&lt;/p&gt;&lt;/td&gt;
&lt;td&gt;
&lt;p style=&quot; margin-top:0px; margin-bottom:0px; margin-left:0px; margin-right:0px; -qt-block-indent:0; text-indent:0px;&quot;&gt;环境静压&lt;/p&gt;&lt;/td&gt;
&lt;td&gt;
&lt;p align=&quot;center&quot; style=&quot; margin-top:0px; margin-bottom:0px; margin-left:0px; margin-right:0px; -qt-block-indent:0; text-indent:0px;&quot;&gt;0&lt;/p&gt;&lt;/td&gt;
&lt;td&gt;
&lt;p style=&quot; margin-top:0px; margin-bottom:0px; margin-left:0px; margin-right:0px; -qt-block-indent:0; text-indent:0px;&quot;&gt;ambient static pressure&lt;/p&gt;&lt;/td&gt;
&lt;td&gt;
&lt;p style=&quot; margin-top:0px; margin-bottom:0px; margin-left:0px; margin-right:0px; -qt-block-indent:0; text-indent:0px;&quot;&gt;环境静压&lt;/p&gt;&lt;/td&gt;&lt;/tr&gt;
&lt;tr&gt;
&lt;td&gt;
&lt;p align=&quot;center&quot; style=&quot; margin-top:0px; margin-bottom:0px; margin-left:0px; margin-right:0px; -qt-block-indent:0; text-indent:0px;&quot;&gt;JERAD&lt;/p&gt;&lt;/td&gt;
&lt;td&gt;
&lt;p style=&quot; margin-top:0px; margin-bottom:0px; margin-left:0px; margin-right:0px; -qt-block-indent:0; text-indent:0px;&quot;&gt;射流出口半径&lt;/p&gt;&lt;/td&gt;
&lt;td&gt;
&lt;p align=&quot;center&quot; style=&quot; margin-top:0px; margin-bottom:0px; margin-left:0px; margin-right:0px; -qt-block-indent:0; text-indent:0px;&quot;&gt;0&lt;/p&gt;&lt;/td&gt;
&lt;td&gt;
&lt;p style=&quot; margin-top:0px; margin-bottom:0px; margin-left:0px; margin-right:0px; -qt-block-indent:0; text-indent:0px;&quot;&gt;radius of jet exit&lt;/p&gt;&lt;/td&gt;
&lt;td&gt;
&lt;p style=&quot; margin-top:0px; margin-bottom:0px; margin-left:0px; margin-right:0px; -qt-block-indent:0; text-indent:0px;&quot;&gt;射流出口半径&lt;/p&gt;&lt;/td&gt;&lt;/tr&gt;&lt;/table&gt;
&lt;p style=&quot; margin-top:12px; margin-bottom:12px; margin-left:0px; margin-right:0px; -qt-block-indent:0; text-indent:0px;&quot;&gt;&lt;br /&gt;&lt;br /&gt;&lt;/p&gt;
&lt;p style=&quot; margin-top:16px; margin-bottom:12px; margin-left:0px; margin-right:0px; -qt-block-indent:0; text-indent:0px;&quot;&gt;&lt;a name=&quot;user-content-tips1-&quot;&gt;&lt;/a&gt;&lt;span style=&quot; font-size:x-large; font-weight:600;&quot;&gt;T&lt;/span&gt;&lt;span style=&quot; font-size:x-large; font-weight:600;&quot;&gt;ips1 ：&lt;/span&gt;&lt;/p&gt;
&lt;p style=&quot; margin-top:16px; margin-bottom:12px; margin-left:0px; margin-right:0px; -qt-block-indent:0; text-indent:0px;&quot;&gt;   Jet power effect methods are only applicable to longitudinal stability parameters in the subsonic speed regime &lt;br /&gt;射流功率效应方法只适用于亚音速的纵向稳定参数 &lt;/p&gt;
&lt;p style=&quot; margin-top:16px; margin-bottom:12px; margin-left:0px; margin-right:0px; -qt-block-indent:0; text-indent:0px;&quot;&gt;   Jet power inputs are required for externally blown jet FLAP(EBF) configurations.not required pure jet flaps or internally blown flaps (IBF)&lt;br /&gt;&lt;/p&gt;
&lt;p style=&quot; margin-top:16px; margin-bottom:12px; margin-left:0px; margin-right:0px; -qt-block-indent:0; text-indent:0px;&quot;&gt;   喷射功率输入需要外部吹塑射流瓣(EBF)结构，而不需要纯射流皮瓣或内部吹塑皮瓣(IBF)&lt;br /&gt;&lt;br /&gt;&lt;/p&gt;&lt;/body&gt;&lt;/html&gt;</string>
         </property>
        </widget>
       </item>
      </layout>
     </widget>
    </widget>
   </item>
  </layout>
 </widget>
 <resources>
  <include location="card_rc.qrc"/>
 </resources>
 <connections/>
</ui>
